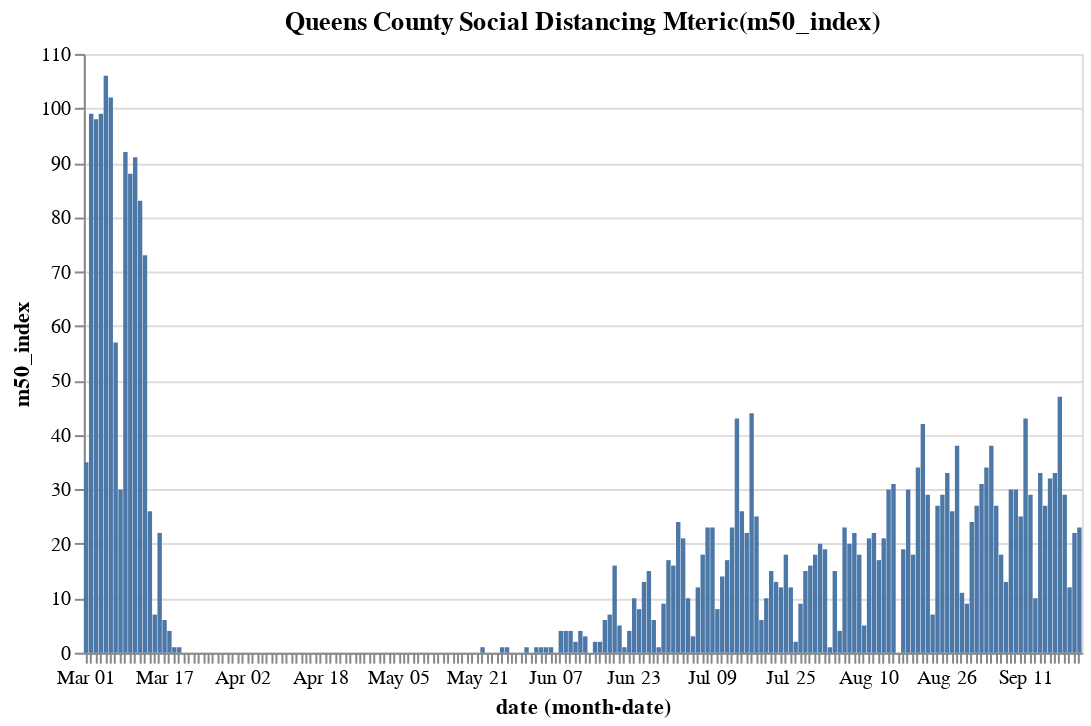

Notebook cell for this chart:
### Code cell
base_queens.encode(y="m50_index").properties(title='Queens County Social Distancing Mteric(m50_index)')

### Figure 1 — Vega-Lite specification as saved in the notebook (floating-point values rounded to 4 significant figures; data arrays with more than 128 entries replaced by an {"elided": "..."} marker saying what was removed)
{"config": {"view": {"continuousWidth": 400, "continuousHeight": 300}}, "data": {"name": "data-afd9bf75164265df4452c9a20f0a8654"}, "mark": "bar", "encoding": {"x": {"type": "ordinal", "field": "date", "timeUnit": "monthdate"}, "y": {"type": "quantitative", "field": "m50_index"}}, "title": "Queens County Social Distancing Mteric(m50_index)", "width": 500, "$schema": "https://vega.github.io/schema/vega-lite/v4.8.1.json", "datasets": {"data-afd9bf75164265df4452c9a20f0a8654": {"elided": "204 records"}}}
